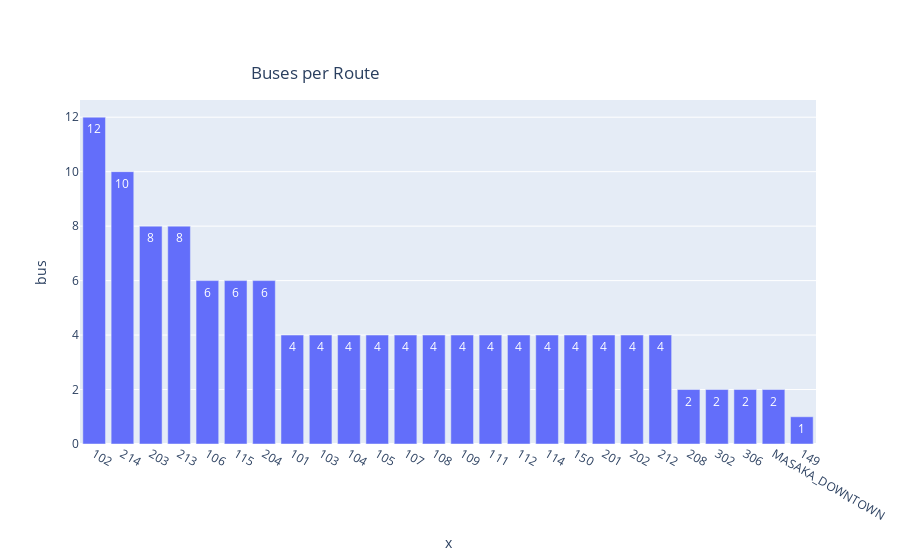

Notebook code for this chart:
### Markdown cell above
## What would be the required number of buses on each route?

### Code cell
fig=px.bar(df_trip_assignment.groupby('Bus_Route')['bus'].max().reset_index(),
           x=df_trip_assignment.groupby('Bus_Route')['bus'].max().reset_index()['Bus_Route'].astype(str),
           y='bus',
          text='bus',
           title='Buses per Route')

fig.update_layout(xaxis={'categoryorder':'total descending'},title_y=0.88,title_x=0.35)

### Figure 1 — Plotly figure (JSON) as saved in the notebook; plotly's stock layout.template omitted (floating-point values rounded to 4 significant figures)
{"data": [{"alignmentgroup": "True", "hovertemplate": "x=%{x}<br>bus=%{text}<extra></extra>", "legendgroup": "", "marker": {"color": "#636efa", "pattern": {"shape": ""}}, "name": "", "offsetgroup": "", "orientation": "v", "showlegend": false, "text": [4, 12, 4, 4, 4, 6, 4, 4, 4, 4, 4, 4, 6, 1, 4, 4, 4, 8, 6, 2, 4, 8, 10, 2, 2, 2], "textposition": "auto", "type": "bar", "x": ["101", "102", "103", "104", "105", "106", "107", "108", "109", "111", "112", "114", "115", "149", "150", "201", "202", "203", "204", "208", "212", "213", "214", "302", "306", "MASAKA_DOWNTOWN"], "xaxis": "x", "y": [4, 12, 4, 4, 4, 6, 4, 4, 4, 4, 4, 4, 6, 1, 4, 4, 4, 8, 6, 2, 4, 8, 10, 2, 2, 2], "yaxis": "y"}], "layout": {"barmode": "relative", "legend": {"tracegroupgap": 0}, "title": {"text": "Buses per Route", "x": 0.35, "y": 0.88}, "xaxis": {"anchor": "y", "categoryorder": "total descending", "domain": [0, 1], "title": {"text": "x"}}, "yaxis": {"anchor": "x", "domain": [0, 1], "title": {"text": "bus"}}}}
